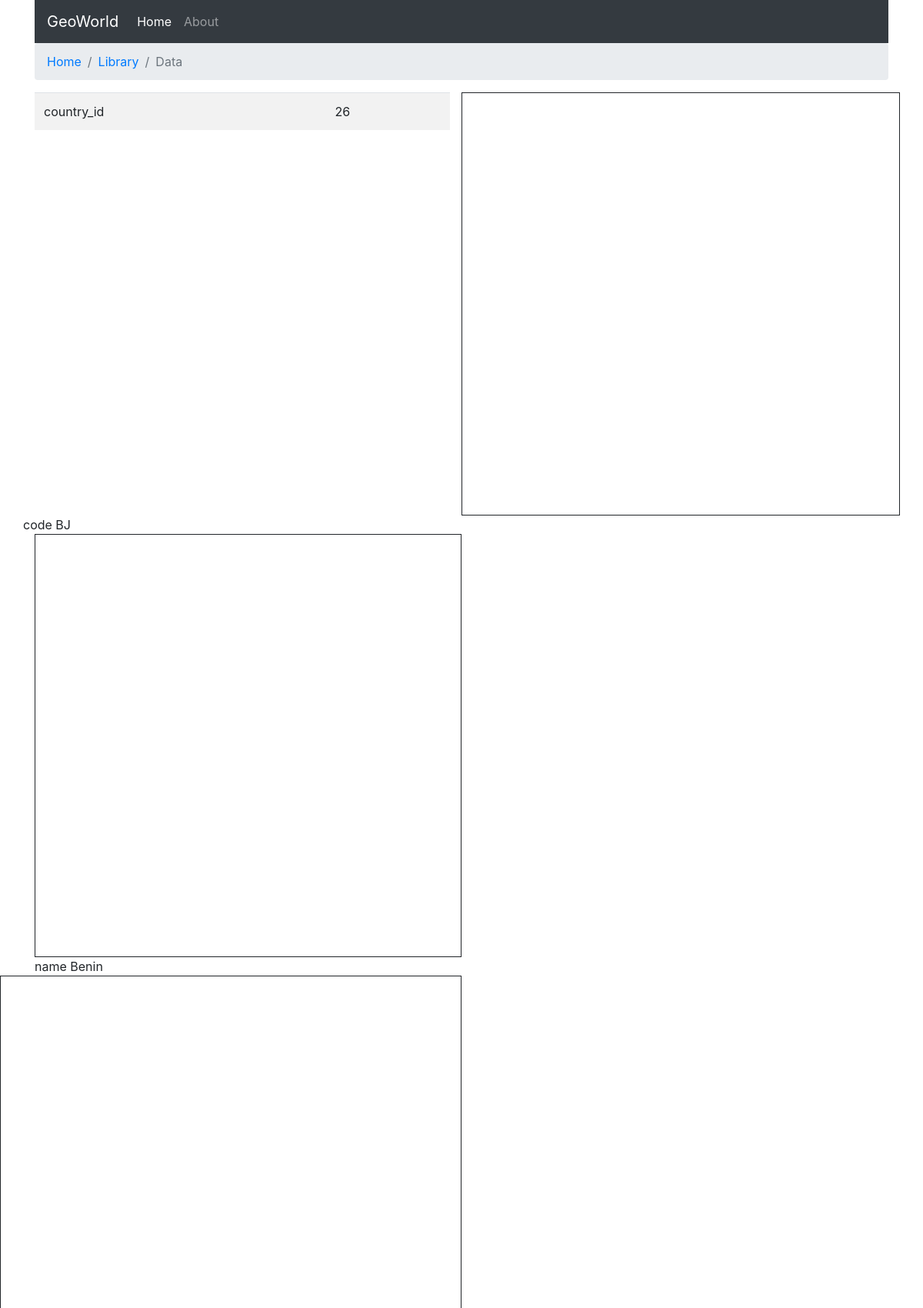
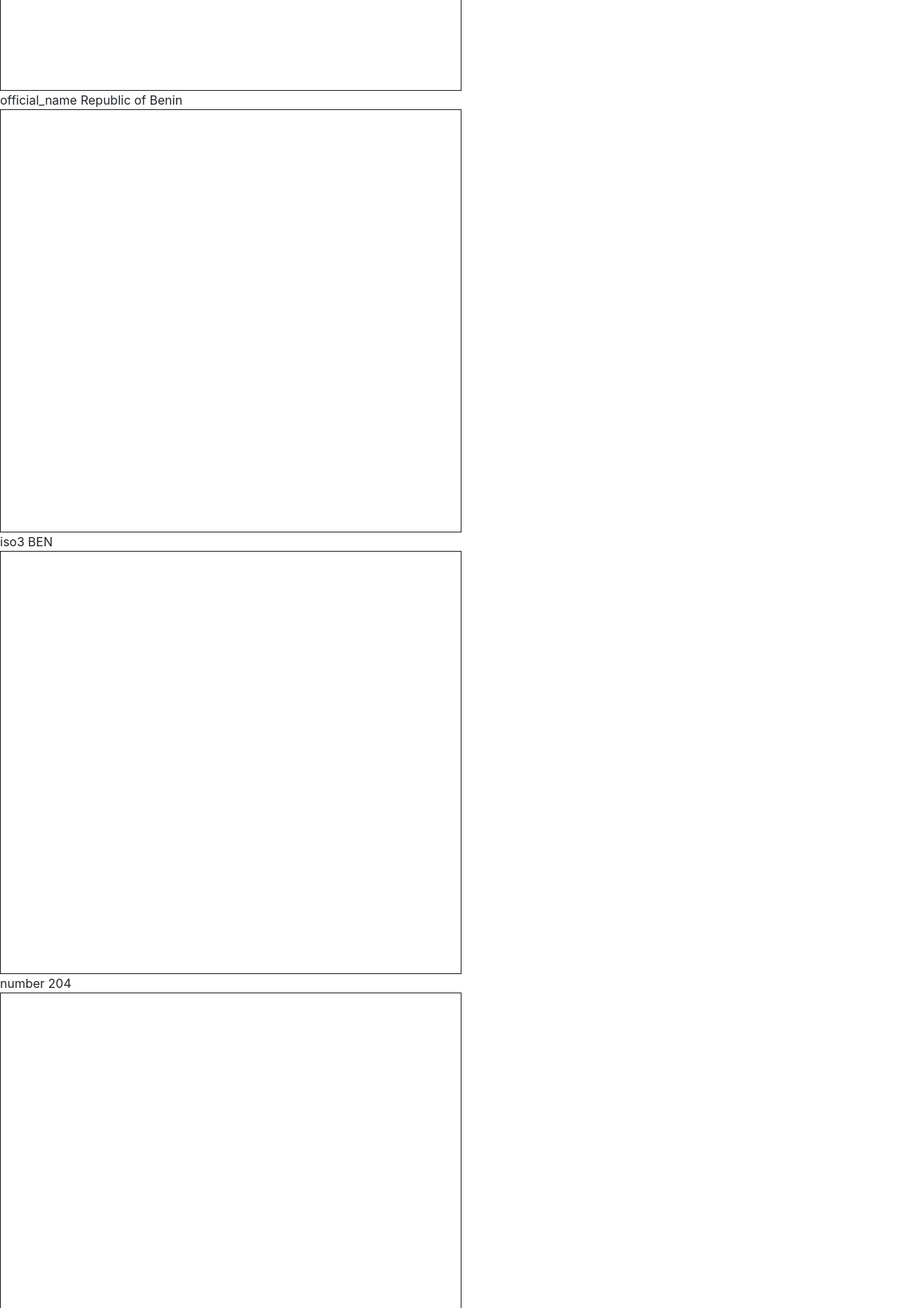
The app's page /country.php?code=BJ (upper part) with its own data (2 pictures, top to bottom).
### tables this page shows
CREATE TABLE `countries` (
  `country_id` int(11) NOT NULL,
  `code` char(2) NOT NULL COMMENT 'Two-letter country code (ISO 3166-1 alpha-2)',
  `name` varchar(64) NOT NULL COMMENT 'English country name',
  `official_name` varchar(128) NOT NULL COMMENT 'Official English country name',
  `iso3` char(3) NOT NULL COMMENT 'Three-letter country code (ISO 3166-1 alpha-3)',
  `number` smallint(3) UNSIGNED ZEROFILL NOT NULL COMMENT 'Three-digit country number (ISO 3166-1 numeric)',
  `currency` varchar(128) NOT NULL,
  `capital` varchar(128) NOT NULL,
  `area` int(11) NOT NULL,
  `continent_code` char(2) NOT NULL,
  `coords` varchar(255) NOT NULL,
  `display_order` int(3) NOT NULL DEFAULT '900'
);

### functions.php (called while the page is built, shortened)
<?php
function getCountry (PDO $connection, $code) {
    $sql = "SELECT * FROM countries " . "WHERE code=?";
    $stmt = $connection->prepare($sql);
    $stmt->execute([$code]);
    $country = $stmt->fetch();
    return $country;
}

### country.php (the view, shortened to what this page needs)
<?php
include("functions.php");
$connection = connect();
$code = $_GET['code'];
$country = getCountry($connection, $code);
?>
<?php include("header.php"); ?>
<main>
    <div class="container">
        <div class="row">
            <div class="col-6">
                <table class="table table-striped">
                    <?php foreach($country as $countryItem => $description ) : ?>
                        <tr>
                            <td><?= $countryItem ?></td>
                            <td><?= $description ?></td>
                        </tr>
                </table>
            </div>
            <div id="map" class="col-6" style="height: 550px; border: 1px solid;">
            </div>
            <?php endforeach; ?>
</main>
<?php include("footer.php"); ?>

### records on screen
countries: country_id "26", code "BJ", name "Benin", official_name "Republic of Benin", iso3 "BEN", number "204"

### other values on screen
$countryItem "country_id"
$countryItem "code"
$countryItem "name"
$countryItem "official_name"
$countryItem "iso3"
$countryItem "number"
